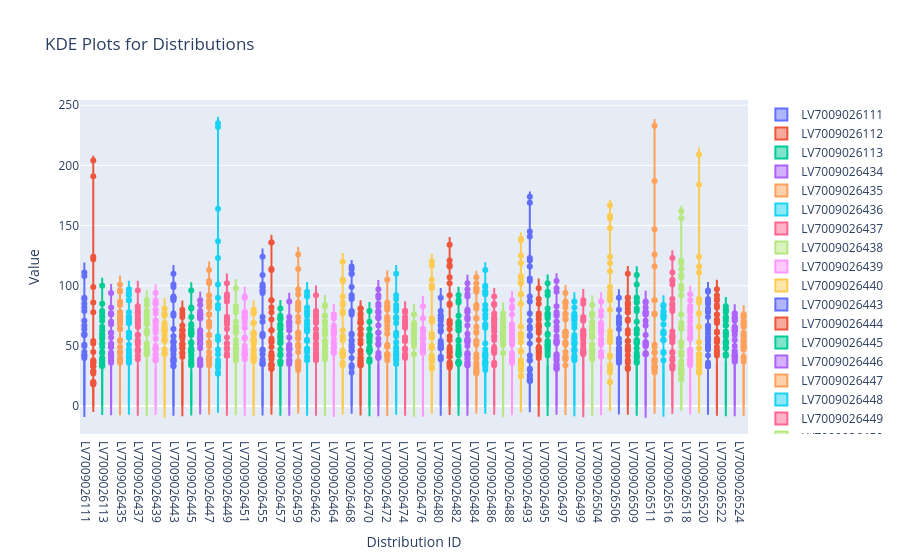

Notebook code cell kept with this figure:
### Code cell
# Create a figure
fig = go.Figure()

# Add a KDE trace for each distribution
for _, row in l4l5_rlens[(l4l5_rlens['trim_type']=='collapsed') 
                         & (l4l5_rlens['Platform'] == 'NovaSeqX')
                         & (l4l5_rlens.Protocol == 'Double')].iterrows():
    fig.add_trace(go.Violin(
        x0=row['lib'],  # Distribution ID as the grouping variable
        y=row['Distribution'],  # Values to plot
        name=row['lib'],  # Legend label
        box_visible=True,  # Show box plot inside the violin
        meanline_visible=True  # Show mean line
    ))

# Update layout
fig.update_layout(
    title="KDE Plots for Distributions",
    xaxis_title="Distribution ID",
    yaxis_title="Value",
    violinmode='group'
)

# Show the plot
fig.show()

### Figure 1 — Plotly figure (JSON) as saved in the notebook; plotly's stock layout.template omitted (floating-point values rounded to 4 significant figures; data arrays with more than 128 entries replaced by an {"elided": "..."} marker saying what was removed)
{"data": [{"box": {"visible": true}, "meanline": {"visible": true}, "name": "LV7009026111", "type": "violin", "x0": "LV7009026111", "y": {"elided": "191 int values"}}, {"box": {"visible": true}, "meanline": {"visible": true}, "name": "LV7009026112", "type": "violin", "x0": "LV7009026112", "y": {"elided": "191 int values"}}, {"box": {"visible": true}, "meanline": {"visible": true}, "name": "LV7009026113", "type": "violin", "x0": "LV7009026113", "y": {"elided": "191 int values"}}, {"box": {"visible": true}, "meanline": {"visible": true}, "name": "LV7009026434", "type": "violin", "x0": "LV7009026434", "y": {"elided": "191 int values"}}, {"box": {"visible": true}, "meanline": {"visible": true}, "name": "LV7009026435", "type": "violin", "x0": "LV7009026435", "y": {"elided": "191 int values"}}, {"box": {"visible": true}, "meanline": {"visible": true}, "name": "LV7009026436", "type": "violin", "x0": "LV7009026436", "y": {"elided": "191 int values"}}, {"box": {"visible": true}, "meanline": {"visible": true}, "name": "LV7009026437", "type": "violin", "x0": "LV7009026437", "y": {"elided": "191 int values"}}, {"box": {"visible": true}, "meanline": {"visible": true}, "name": "LV7009026438", "type": "violin", "x0": "LV7009026438", "y": {"elided": "191 int values"}}, {"box": {"visible": true}, "meanline": {"visible": true}, "name": "LV7009026439", "type": "violin", "x0": "LV7009026439", "y": {"elided": "191 int values"}}, {"box": {"visible": true}, "meanline": {"visible": true}, "name": "LV7009026440", "type": "violin", "x0": "LV7009026440", "y": {"elided": "191 int values"}}, {"box": {"visible": true}, "meanline": {"visible": true}, "name": "LV7009026443", "type": "violin", "x0": "LV7009026443", "y": {"elided": "191 int values"}}, {"box": {"visible": true}, "meanline": {"visible": true}, "name": "LV7009026444", "type": "violin", "x0": "LV7009026444", "y": {"elided": "191 int values"}}, {"box": {"visible": true}, "meanline": {"visible": true}, "name": "LV7009026445", "type": "violin", "x0": "LV7009026445", "y": {"elided": "191 int values"}}, {"box": {"visible": true}, "meanline": {"visible": true}, "name": "LV7009026446", "type": "violin", "x0": "LV7009026446", "y": {"elided": "191 int values"}}, {"box": {"visible": true}, "meanline": {"visible": true}, "name": "LV7009026447", "type": "violin", "x0": "LV7009026447", "y": {"elided": "191 int values"}}, {"box": {"visible": true}, "meanline": {"visible": true}, "name": "LV7009026448", "type": "violin", "x0": "LV7009026448", "y": {"elided": "191 int values"}}, {"box": {"visible": true}, "meanline": {"visible": true}, "name": "LV7009026449", "type": "violin", "x0": "LV7009026449", "y": {"elided": "191 int values"}}, {"box": {"visible": true}, "meanline": {"visible": true}, "name": "LV7009026450", "type": "violin", "x0": "LV7009026450", "y": {"elided": "191 int values"}}, {"box": {"visible": true}, "meanline": {"visible": true}, "name": "LV7009026451", "type": "violin", "x0": "LV7009026451", "y": {"elided": "191 int values"}}, {"box": {"visible": true}, "meanline": {"visible": true}, "name": "LV7009026452", "type": "violin", "x0": "LV7009026452", "y": {"elided": "191 int values"}}, {"box": {"visible": true}, "meanline": {"visible": true}, "name": "LV7009026455", "type": "violin", "x0": "LV7009026455", "y": {"elided": "191 int values"}}, {"box": {"visible": true}, "meanline": {"visible": true}, "name": "LV7009026456", "type": "violin", "x0": "LV7009026456", "y": {"elided": "191 int values"}}, {"box": {"visible": true}, "meanline": {"visible": true}, "name": "LV7009026457", "type": "violin", "x0": "LV7009026457", "y": {"elided": "191 int values"}}, {"box": {"visible": true}, "meanline": {"visible": true}, "name": "LV7009026458", "type": "violin", "x0": "LV7009026458", "y": {"elided": "191 int values"}}, {"box": {"visible": true}, "meanline": {"visible": true}, "name": "LV7009026459", "type": "violin", "x0": "LV7009026459", "y": {"elided": "191 int values"}}, {"box": {"visible": true}, "meanline": {"visible": true}, "name": "LV7009026460", "type": "violin", "x0": "LV7009026460", "y": {"elided": "191 int values"}}, {"box": {"visible": true}, "meanline": {"visible": true}, "name": "LV7009026462", "type": "violin", "x0": "LV7009026462", "y": {"elided": "191 int values"}}, {"box": {"visible": true}, "meanline": {"visible": true}, "name": "LV7009026463", "type": "violin", "x0": "LV7009026463", "y": {"elided": "191 int values"}}, {"box": {"visible": true}, "meanline": {"visible": true}, "name": "LV7009026464", "type": "violin", "x0": "LV7009026464", "y": {"elided": "191 int values"}}, {"box": {"visible": true}, "meanline": {"visible": true}, "name": "LV7009026467", "type": "violin", "x0": "LV7009026467", "y": {"elided": "191 int values"}}, {"box": {"visible": true}, "meanline": {"visible": true}, "name": "LV7009026468", "type": "violin", "x0": "LV7009026468", "y": {"elided": "191 int values"}}, {"box": {"visible": true}, "meanline": {"visible": true}, "name": "LV7009026469", "type": "violin", "x0": "LV7009026469", "y": {"elided": "191 int values"}}, {"box": {"visible": true}, "meanline": {"visible": true}, "name": "LV7009026470", "type": "violin", "x0": "LV7009026470", "y": {"elided": "191 int values"}}, {"box": {"visible": true}, "meanline": {"visible": true}, "name": "LV7009026471", "type": "violin", "x0": "LV7009026471", "y": {"elided": "191 int values"}}, {"box": {"visible": true}, "meanline": {"visible": true}, "name": "LV7009026472", "type": "violin", "x0": "LV7009026472", "y": {"elided": "191 int values"}}, {"box": {"visible": true}, "meanline": {"visible": true}, "name": "LV7009026473", "type": "violin", "x0": "LV7009026473", "y": {"elided": "191 int values"}}, {"box": {"visible": true}, "meanline": {"visible": true}, "name": "LV7009026474", "type": "violin", "x0": "LV7009026474", "y": {"elided": "191 int values"}}, {"box": {"visible": true}, "meanline": {"visible": true}, "name": "LV7009026475", "type": "violin", "x0": "LV7009026475", "y": {"elided": "191 int values"}}, {"box": {"visible": true}, "meanline": {"visible": true}, "name": "LV7009026476", "type": "violin", "x0": "LV7009026476", "y": {"elided": "191 int values"}}, {"box": {"visible": true}, "meanline": {"visible": true}, "name": "LV7009026479", "type": "violin", "x0": "LV7009026479", "y": {"elided": "191 int values"}}, {"box": {"visible": true}, "meanline": {"visible": true}, "name": "LV7009026480", "type": "violin", "x0": "LV7009026480", "y": {"elided": "191 int values"}}, {"box": {"visible": true}, "meanline": {"visible": true}, "name": "LV7009026481", "type": "violin", "x0": "LV7009026481", "y": {"elided": "191 int values"}}, {"box": {"visible": true}, "meanline": {"visible": true}, "name": "LV7009026482", "type": "violin", "x0": "LV7009026482", "y": {"elided": "191 int values"}}, {"box": {"visible": true}, "meanline": {"visible": true}, "name": "LV7009026483", "type": "violin", "x0": "LV7009026483", "y": {"elided": "191 int values"}}, {"box": {"visible": true}, "meanline": {"visible": true}, "name": "LV7009026484", "type": "violin", "x0": "LV7009026484", "y": {"elided": "191 int values"}}, {"box": {"visible": true}, "meanline": {"visible": true}, "name": "LV7009026485", "type": "violin", "x0": "LV7009026485", "y": {"elided": "191 int values"}}, {"box": {"visible": true}, "meanline": {"visible": true}, "name": "LV7009026486", "type": "violin", "x0": "LV7009026486", "y": {"elided": "191 int values"}}, {"box": {"visible": true}, "meanline": {"visible": true}, "name": "LV7009026487", "type": "violin", "x0": "LV7009026487", "y": {"elided": "191 int values"}}, {"box": {"visible": true}, "meanline": {"visible": true}, "name": "LV7009026488", "type": "violin", "x0": "LV7009026488", "y": {"elided": "191 int values"}}, {"box": {"visible": true}, "meanline": {"visible": true}, "name": "LV7009026492", "type": "violin", "x0": "LV7009026492", "y": {"elided": "191 int values"}}, {"box": {"visible": true}, "meanline": {"visible": true}, "name": "LV7009026493", "type": "violin", "x0": "LV7009026493", "y": {"elided": "191 int values"}}, {"box": {"visible": true}, "meanline": {"visible": true}, "name": "LV7009026494", "type": "violin", "x0": "LV7009026494", "y": {"elided": "191 int values"}}, {"box": {"visible": true}, "meanline": {"visible": true}, "name": "LV7009026495", "type": "violin", "x0": "LV7009026495", "y": {"elided": "191 int values"}}, {"box": {"visible": true}, "meanline": {"visible": true}, "name": "LV7009026496", "type": "violin", "x0": "LV7009026496", "y": {"elided": "191 int values"}}, {"box": {"visible": true}, "meanline": {"visible": true}, "name": "LV7009026497", "type": "violin", "x0": "LV7009026497", "y": {"elided": "191 int values"}}, {"box": {"visible": true}, "meanline": {"visible": true}, "name": "LV7009026498", "type": "violin", "x0": "LV7009026498", "y": {"elided": "191 int values"}}, {"box": {"visible": true}, "meanline": {"visible": true}, "name": "LV7009026499", "type": "violin", "x0": "LV7009026499", "y": {"elided": "191 int values"}}, {"box": {"visible": true}, "meanline": {"visible": true}, "name": "LV7009026500", "type": "violin", "x0": "LV7009026500", "y": {"elided": "191 int values"}}, {"box": {"visible": true}, "meanline": {"visible": true}, "name": "LV7009026504", "type": "violin", "x0": "LV7009026504", "y": {"elided": "191 int values"}}, {"box": {"visible": true}, "meanline": {"visible": true}, "name": "LV7009026505", "type": "violin", "x0": "LV7009026505", "y": {"elided": "191 int values"}}, {"box": {"visible": true}, "meanline": {"visible": true}, "name": "LV7009026506", "type": "violin", "x0": "LV7009026506", "y": {"elided": "191 int values"}}, {"box": {"visible": true}, "meanline": {"visible": true}, "name": "LV7009026508", "type": "violin", "x0": "LV7009026508", "y": {"elided": "191 int values"}}, {"box": {"visible": true}, "meanline": {"visible": true}, "name": "LV7009026509", "type": "violin", "x0": "LV7009026509", "y": {"elided": "191 int values"}}, {"box": {"visible": true}, "meanline": {"visible": true}, "name": "LV7009026510", "type": "violin", "x0": "LV7009026510", "y": {"elided": "191 int values"}}, {"box": {"visible": true}, "meanline": {"visible": true}, "name": "LV7009026511", "type": "violin", "x0": "LV7009026511", "y": {"elided": "191 int values"}}, {"box": {"visible": true}, "meanline": {"visible": true}, "name": "LV7009026512", "type": "violin", "x0": "LV7009026512", "y": {"elided": "191 int values"}}, {"box": {"visible": true}, "meanline": {"visible": true}, "name": "LV7009026516", "type": "violin", "x0": "LV7009026516", "y": {"elided": "191 int values"}}, {"box": {"visible": true}, "meanline": {"visible": true}, "name": "LV7009026517", "type": "violin", "x0": "LV7009026517", "y": {"elided": "191 int values"}}, {"box": {"visible": true}, "meanline": {"visible": true}, "name": "LV7009026518", "type": "violin", "x0": "LV7009026518", "y": {"elided": "191 int values"}}, {"box": {"visible": true}, "meanline": {"visible": true}, "name": "LV7009026519", "type": "violin", "x0": "LV7009026519", "y": {"elided": "191 int values"}}, {"box": {"visible": true}, "meanline": {"visible": true}, "name": "LV7009026520", "type": "violin", "x0": "LV7009026520", "y": {"elided": "191 int values"}}, {"box": {"visible": true}, "meanline": {"visible": true}, "name": "LV7009026521", "type": "violin", "x0": "LV7009026521", "y": {"elided": "191 int values"}}, {"box": {"visible": true}, "meanline": {"visible": true}, "name": "LV7009026522", "type": "violin", "x0": "LV7009026522", "y": {"elided": "191 int values"}}, {"box": {"visible": true}, "meanline": {"visible": true}, "name": "LV7009026523", "type": "violin", "x0": "LV7009026523", "y": {"elided": "191 int values"}}, {"box": {"visible": true}, "meanline": {"visible": true}, "name": "LV7009026524", "type": "violin", "x0": "LV7009026524", "y": {"elided": "191 int values"}}], "layout": {"title": {"text": "KDE Plots for Distributions"}, "violinmode": "group", "xaxis": {"title": {"text": "Distribution ID"}}, "yaxis": {"title": {"text": "Value"}}}}
